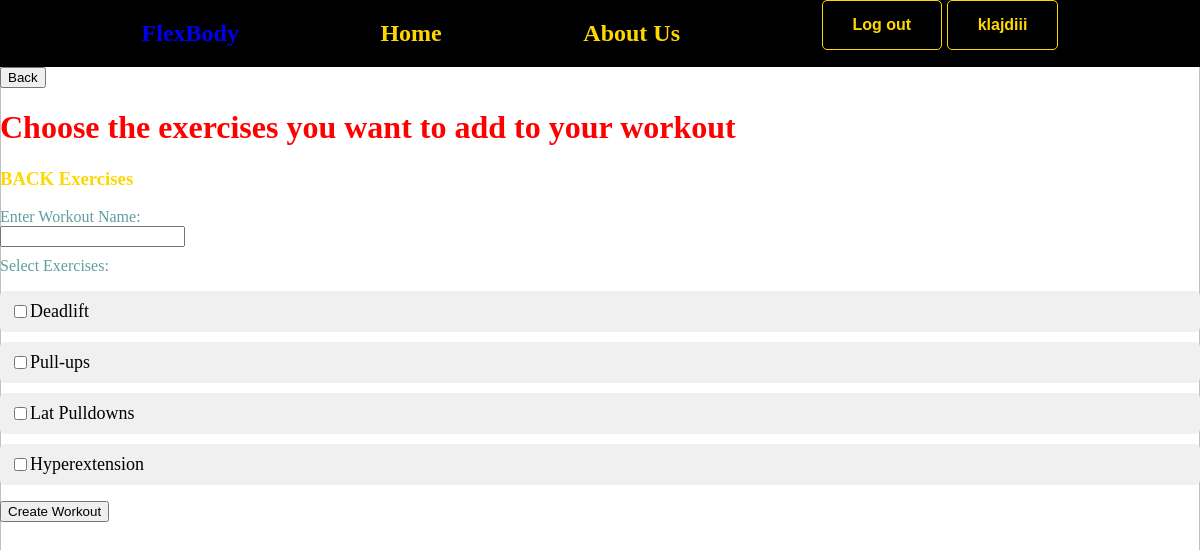
Page /exercise/1/ (signed in) on the committed database.
### account/models.py (models this page shows)
class User(AbstractBaseUser, PermissionsMixin):
    id = models.AutoField(primary_key=True, auto_created=True, editable=False)
    email = models.EmailField(unique=True)
    name = models.CharField(max_length=255, blank=True, null=True)
    is_active = models.BooleanField(default=True)
    is_superuser = models.BooleanField(default=False)
    is_staff = models.BooleanField(default=False)
    date_joined = models.DateTimeField(auto_now_add=True)
    last_login = models.DateTimeField(blank=True, null=True)
    objects = CustomUserManager()
    USERNAME_FIELD = 'email'
    EMAIL_FIELD = 'email'
    REQUIRED_FIELDS = ['name',]

### workouts/models.py (models this page shows, shortened)
class Category(models.Model):
    name = models.CharField(max_length=100)

class Exercise(models.Model):
    id = models.AutoField(primary_key=True)
    name = models.CharField(max_length=100)
    category = models.ForeignKey(Category, related_name='exercises', on_delete=models.CASCADE)
    description = models.CharField(max_length=255, default='descriptionnn')

### workouts/views.py (the view)
# urls.py: path('exercise/<int:category_id>/', views.exercise, name='exercise'),
@login_required
def exercise(request, category_id):
    selected_category = get_object_or_404(Category, id=category_id)
    exercises = selected_category.exercises.all()
    return render(
        request,
        'workouts/exercise.html',
        {
            'selected_category': selected_category,
            'exercises': exercises
        }
    )

### workouts/templates/workouts/exercise.html (shortened to what this page needs)
{% extends 'core/base.html' %}
{% load static %}
{% block content %}
<a href="{{request.META.HTTP_REFERER|escape}}" class="back"><button>Back</button></a>
<h1 style="color: red;">Choose the exercises you want to add to your workout</h1>
<h3 style="color: gold;">{{ selected_category.name }} Exercises</h3>
<form method="post" action="{% url 'my_workout' %}">
    <div class="select">Enter Workout Name:</div>
    <input type="text" name="workout_name">
    <div class="select">Select Exercises:</div>
    <ul>
      {% for exercise in exercises %}
      <li>
        <input type="checkbox" name="selected_exercise" id="exercise_{{ exercise.id }}" value="{{ exercise.id }}">
        <label style="color: black;" for="exercise_{{ exercise.id }}">{{ exercise.name }}</label>
      </li>
      {% endfor %}
    </ul>
    <button type="submit">Create Workout</button>
  </form>
{% endblock %}

### core/templates/core/base.html (shortened to what this page needs)
{% load static %}
<!DOCTYPE html>
<html lang="en">
<head>
  <link rel="stylesheet" href="{% static 'style.css' %}">
</head>
<body>
  <nav>
    <a href="{% url 'index' %}">
      <h1 class="logo">FlexBody</h1>
    </a>
    <h1>Home</h1>
    <h1>About Us</h1>
    {% if user.is_authenticated %}
    <div class="button-container">
      <a href="{% url 'log-out' %}" class="button signup-button">Log out</a>
      <a href="#" class="button login-button">{{ user.name }}</a>
    </div>
  </nav>
  {% else %}
  <div class="button-container">
    <a href="{% url 'sign-up' %}" class="button signup-button">Sign Up</a>
    <a href="{% url 'log-in' %}" class="button login-button">Login</a>
  </div>
  {% endif %}
  {% block content %}
  {% endblock content %}
</body>
</html>

### static/style.css (style rules this page uses)
html, body { padding: 0 0; margin: 0 0; }
.button-container { font-family: Arial, sans-serif; text-align: center; }
.button { display: inline-block; padding: 15px 30px; font-size: 16px; font-weight: bold; text-align: center; text-decoration: none; cursor: pointer; border-radius: 5px; border: 1px solid gold; background-color: black; color: gold; transition: background-color 0.3s ease; }
nav { width: 100%; display: flex; justify-content: space-evenly; background-color: black; color: gold; }
label { color: gold; font-size: large; }
ul { list-style-type: none; padding: 0; }
li { margin-bottom: 10px; padding: 10px; background-color: #f0f0f0; border-radius: 5px; transition: background-color 0.3s ease; display: flex; align-items: center; }
a { text-decoration: none; }
.select { color: cadetblue; margin-top: 10px; }
h3 { color: white; }

### rows in the picture
User: name "klajdiii"
Category: name "BACK"
Exercise: name "Deadlift"
Exercise: name "Pull-ups"
Exercise: name "Lat Pulldowns"
Exercise: name "Hyperextension"
